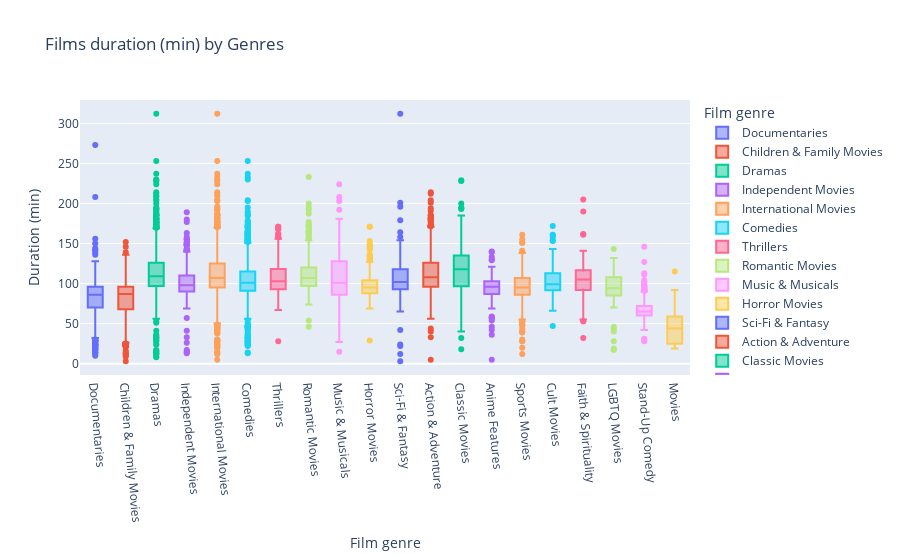

Notebook code for this chart:
### Code cell
# Crear el box plot
fig5 = px.box(df_genres_duration_long, x='genre', y='duration_value', height=800, color="genre",
             title='Films duration (min) by Genres',
             labels={'duration_value': 'Duration (min)', 'genre': 'Film genre'})

fig5.update_layout(xaxis=dict(tickangle=85))
fig5.show()

### Figure 1 — Plotly figure (JSON) as saved in the notebook; plotly's stock layout.template omitted (floating-point values rounded to 4 significant figures; data arrays with more than 128 entries replaced by an {"elided": "..."} marker saying what was removed)
{"data": [{"alignmentgroup": "True", "hovertemplate": "Film genre=%{x}<br>Duration (min)=%{y}<extra></extra>", "legendgroup": "Documentaries", "marker": {"color": "#636efa"}, "name": "Documentaries", "notched": false, "offsetgroup": "Documentaries", "orientation": "v", "showlegend": true, "type": "box", "x": {"elided": "869 str values"}, "x0": " ", "xaxis": "x", "y": {"elided": "869 int values"}, "y0": " ", "yaxis": "y"}, {"alignmentgroup": "True", "hovertemplate": "Film genre=%{x}<br>Duration (min)=%{y}<extra></extra>", "legendgroup": "Children & Family Movies", "marker": {"color": "#EF553B"}, "name": "Children & Family Movies", "notched": false, "offsetgroup": "Children & Family Movies", "orientation": "v", "showlegend": true, "type": "box", "x": {"elided": "641 str values"}, "x0": " ", "xaxis": "x", "y": {"elided": "641 int values"}, "y0": " ", "yaxis": "y"}, {"alignmentgroup": "True", "hovertemplate": "Film genre=%{x}<br>Duration (min)=%{y}<extra></extra>", "legendgroup": "Dramas", "marker": {"color": "#00cc96"}, "name": "Dramas", "notched": false, "offsetgroup": "Dramas", "orientation": "v", "showlegend": true, "type": "box", "x": {"elided": "2427 str values"}, "x0": " ", "xaxis": "x", "y": {"elided": "2427 int values"}, "y0": " ", "yaxis": "y"}, {"alignmentgroup": "True", "hovertemplate": "Film genre=%{x}<br>Duration (min)=%{y}<extra></extra>", "legendgroup": "Independent Movies", "marker": {"color": "#ab63fa"}, "name": "Independent Movies", "notched": false, "offsetgroup": "Independent Movies", "orientation": "v", "showlegend": true, "type": "box", "x": {"elided": "756 str values"}, "x0": " ", "xaxis": "x", "y": {"elided": "756 int values"}, "y0": " ", "yaxis": "y"}, {"alignmentgroup": "True", "hovertemplate": "Film genre=%{x}<br>Duration (min)=%{y}<extra></extra>", "legendgroup": "International Movies", "marker": {"color": "#FFA15A"}, "name": "International Movies", "notched": false, "offsetgroup": "International Movies", "orientation": "v", "showlegend": true, "type": "box", "x": {"elided": "2752 str values"}, "x0": " ", "xaxis": "x", "y": {"elided": "2752 int values"}, "y0": " ", "yaxis": "y"}, {"alignmentgroup": "True", "hovertemplate": "Film genre=%{x}<br>Duration (min)=%{y}<extra></extra>", "legendgroup": "Comedies", "marker": {"color": "#19d3f3"}, "name": "Comedies", "notched": false, "offsetgroup": "Comedies", "orientation": "v", "showlegend": true, "type": "box", "x": {"elided": "1674 str values"}, "x0": " ", "xaxis": "x", "y": {"elided": "1674 int values"}, "y0": " ", "yaxis": "y"}, {"alignmentgroup": "True", "hovertemplate": "Film genre=%{x}<br>Duration (min)=%{y}<extra></extra>", "legendgroup": "Thrillers", "marker": {"color": "#FF6692"}, "name": "Thrillers", "notched": false, "offsetgroup": "Thrillers", "orientation": "v", "showlegend": true, "type": "box", "x": {"elided": "577 str values"}, "x0": " ", "xaxis": "x", "y": {"elided": "577 int values"}, "y0": " ", "yaxis": "y"}, {"alignmentgroup": "True", "hovertemplate": "Film genre=%{x}<br>Duration (min)=%{y}<extra></extra>", "legendgroup": "Romantic Movies", "marker": {"color": "#B6E880"}, "name": "Romantic Movies", "notched": false, "offsetgroup": "Romantic Movies", "orientation": "v", "showlegend": true, "type": "box", "x": {"elided": "616 str values"}, "x0": " ", "xaxis": "x", "y": {"elided": "616 int values"}, "y0": " ", "yaxis": "y"}, {"alignmentgroup": "True", "hovertemplate": "Film genre=%{x}<br>Duration (min)=%{y}<extra></extra>", "legendgroup": "Music & Musicals", "marker": {"color": "#FF97FF"}, "name": "Music & Musicals", "notched": false, "offsetgroup": "Music & Musicals", "orientation": "v", "showlegend": true, "type": "box", "x": {"elided": "375 str values"}, "x0": " ", "xaxis": "x", "y": {"elided": "375 int values"}, "y0": " ", "yaxis": "y"}, {"alignmentgroup": "True", "hovertemplate": "Film genre=%{x}<br>Duration (min)=%{y}<extra></extra>", "legendgroup": "Horror Movies", "marker": {"color": "#FECB52"}, "name": "Horror Movies", "notched": false, "offsetgroup": "Horror Movies", "orientation": "v", "showlegend": true, "type": "box", "x": {"elided": "357 str values"}, "x0": " ", "xaxis": "x", "y": {"elided": "357 int values"}, "y0": " ", "yaxis": "y"}, {"alignmentgroup": "True", "hovertemplate": "Film genre=%{x}<br>Duration (min)=%{y}<extra></extra>", "legendgroup": "Sci-Fi & Fantasy", "marker": {"color": "#636efa"}, "name": "Sci-Fi & Fantasy", "notched": false, "offsetgroup": "Sci-Fi & Fantasy", "orientation": "v", "showlegend": true, "type": "box", "x": {"elided": "243 str values"}, "x0": " ", "xaxis": "x", "y": {"elided": "243 int values"}, "y0": " ", "yaxis": "y"}, {"alignmentgroup": "True", "hovertemplate": "Film genre=%{x}<br>Duration (min)=%{y}<extra></extra>", "legendgroup": "Action & Adventure", "marker": {"color": "#EF553B"}, "name": "Action & Adventure", "notched": false, "offsetgroup": "Action & Adventure", "orientation": "v", "showlegend": true, "type": "box", "x": {"elided": "859 str values"}, "x0": " ", "xaxis": "x", "y": {"elided": "859 int values"}, "y0": " ", "yaxis": "y"}, {"alignmentgroup": "True", "hovertemplate": "Film genre=%{x}<br>Duration (min)=%{y}<extra></extra>", "legendgroup": "Classic Movies", "marker": {"color": "#00cc96"}, "name": "Classic Movies", "notched": false, "offsetgroup": "Classic Movies", "orientation": "v", "showlegend": true, "type": "box", "x": ["Classic Movies", "Classic Movies", "Classic Movies", "Classic Movies", "Classic Movies", "Classic Movies", "Classic Movies", "Classic Movies", "Classic Movies", "Classic Movies", "Classic Movies", "Classic Movies", "Classic Movies", "Classic Movies", "Classic Movies", "Classic Movies", "Classic Movies", "Classic Movies", "Classic Movies", "Classic Movies", "Classic Movies", "Classic Movies", "Classic Movies", "Classic Movies", "Classic Movies", "Classic Movies", "Classic Movies", "Classic Movies", "Classic Movies", "Classic Movies", "Classic Movies", "Classic Movies", "Classic Movies", "Classic Movies", "Classic Movies", "Classic Movies", "Classic Movies", "Classic Movies", "Classic Movies", "Classic Movies", "Classic Movies", "Classic Movies", "Classic Movies", "Classic Movies", "Classic Movies", "Classic Movies", "Classic Movies", "Classic Movies", "Classic Movies", "Classic Movies", "Classic Movies", "Classic Movies", "Classic Movies", "Classic Movies", "Classic Movies", "Classic Movies", "Classic Movies", "Classic Movies", "Classic Movies", "Classic Movies", "Classic Movies", "Classic Movies", "Classic Movies", "Classic Movies", "Classic Movies", "Classic Movies", "Classic Movies", "Classic Movies", "Classic Movies", "Classic Movies", "Classic Movies", "Classic Movies", "Classic Movies", "Classic Movies", "Classic Movies", "Classic Movies", "Classic Movies", "Classic Movies", "Classic Movies", "Classic Movies", "Classic Movies", "Classic Movies", "Classic Movies", "Classic Movies", "Classic Movies", "Classic Movies", "Classic Movies", "Classic Movies", "Classic Movies", "Classic Movies", "Classic Movies", "Classic Movies", "Classic Movies", "Classic Movies", "Classic Movies", "Classic Movies", "Classic Movies", "Classic Movies", "Classic Movies", "Classic Movies", "Classic Movies", "Classic Movies", "Classic Movies", "Classic Movies", "Classic Movies", "Classic Movies", "Classic Movies", "Classic Movies", "Classic Movies", "Classic Movies", "Classic Movies", "Classic Movies", "Classic Movies", "Classic Movies", "Classic Movies", "Classic Movies"], "x0": " ", "xaxis": "x", "y": [124, 117, 120, 229, 156, 129, 121, 124, 103, 126, 127, 139, 94, 136, 173, 181, 134, 118, 120, 106, 94, 131, 109, 129, 73, 104, 194, 116, 130, 193, 92, 122, 94, 100, 153, 143, 176, 137, 112, 172, 128, 125, 168, 111, 108, 98, 108, 94, 146, 127, 89, 127, 112, 200, 103, 181, 98, 118, 115, 137, 145, 110, 96, 127, 116, 119, 120, 63, 109, 58, 105, 118, 153, 93, 112, 185, 59, 127, 166, 77, 126, 120, 52, 154, 129, 178, 111, 120, 137, 32, 228, 93, 195, 110, 95, 106, 91, 18, 103, 112, 85, 161, 93, 121, 40, 138, 40, 97, 42, 128, 76, 61, 93, 90, 100, 86], "y0": " ", "yaxis": "y"}, {"alignmentgroup": "True", "hovertemplate": "Film genre=%{x}<br>Duration (min)=%{y}<extra></extra>", "legendgroup": "Anime Features", "marker": {"color": "#ab63fa"}, "name": "Anime Features", "notched": false, "offsetgroup": "Anime Features", "orientation": "v", "showlegend": true, "type": "box", "x": ["Anime Features", "Anime Features", "Anime Features", "Anime Features", "Anime Features", "Anime Features", "Anime Features", "Anime Features", "Anime Features", "Anime Features", "Anime Features", "Anime Features", "Anime Features", "Anime Features", "Anime Features", "Anime Features", "Anime Features", "Anime Features", "Anime Features", "Anime Features", "Anime Features", "Anime Features", "Anime Features", "Anime Features", "Anime Features", "Anime Features", "Anime Features", "Anime Features", "Anime Features", "Anime Features", "Anime Features", "Anime Features", "Anime Features", "Anime Features", "Anime Features", "Anime Features", "Anime Features", "Anime Features", "Anime Features", "Anime Features", "Anime Features", "Anime Features", "Anime Features", "Anime Features", "Anime Features", "Anime Features", "Anime Features", "Anime Features", "Anime Features", "Anime Features", "Anime Features", "Anime Features", "Anime Features", "Anime Features", "Anime Features", "Anime Features", "Anime Features", "Anime Features", "Anime Features", "Anime Features", "Anime Features", "Anime Features", "Anime Features", "Anime Features", "Anime Features", "Anime Features", "Anime Features", "Anime Features", "Anime Features", "Anime Features", "Anime Features"], "x0": " ", "xaxis": "x", "y": [99, 99, 88, 100, 102, 93, 96, 95, 85, 97, 95, 83, 84, 59, 87, 96, 133, 140, 120, 139, 36, 96, 118, 112, 72, 104, 96, 98, 54, 5, 91, 75, 113, 98, 103, 107, 98, 91, 106, 121, 110, 46, 42, 69, 87, 130, 91, 97, 100, 74, 101, 103, 100, 129, 92, 107, 106, 77, 94, 94, 58, 58, 56, 117, 88, 99, 99, 103, 90, 102, 96], "y0": " ", "yaxis": "y"}, {"alignmentgroup": "True", "hovertemplate": "Film genre=%{x}<br>Duration (min)=%{y}<extra></extra>", "legendgroup": "Sports Movies", "marker": {"color": "#FFA15A"}, "name": "Sports Movies", "notched": false, "offsetgroup": "Sports Movies", "orientation": "v", "showlegend": true, "type": "box", "x": {"elided": "219 str values"}, "x0": " ", "xaxis": "x", "y": {"elided": "219 int values"}, "y0": " ", "yaxis": "y"}, {"alignmentgroup": "True", "hovertemplate": "Film genre=%{x}<br>Duration (min)=%{y}<extra></extra>", "legendgroup": "Cult Movies", "marker": {"color": "#19d3f3"}, "name": "Cult Movies", "notched": false, "offsetgroup": "Cult Movies", "orientation": "v", "showlegend": true, "type": "box", "x": ["Cult Movies", "Cult Movies", "Cult Movies", "Cult Movies", "Cult Movies", "Cult Movies", "Cult Movies", "Cult Movies", "Cult Movies", "Cult Movies", "Cult Movies", "Cult Movies", "Cult Movies", "Cult Movies", "Cult Movies", "Cult Movies", "Cult Movies", "Cult Movies", "Cult Movies", "Cult Movies", "Cult Movies", "Cult Movies", "Cult Movies", "Cult Movies", "Cult Movies", "Cult Movies", "Cult Movies", "Cult Movies", "Cult Movies", "Cult Movies", "Cult Movies", "Cult Movies", "Cult Movies", "Cult Movies", "Cult Movies", "Cult Movies", "Cult Movies", "Cult Movies", "Cult Movies", "Cult Movies", "Cult Movies", "Cult Movies", "Cult Movies", "Cult Movies", "Cult Movies", "Cult Movies", "Cult Movies", "Cult Movies", "Cult Movies", "Cult Movies", "Cult Movies", "Cult Movies", "Cult Movies", "Cult Movies", "Cult Movies", "Cult Movies", "Cult Movies", "Cult Movies", "Cult Movies", "Cult Movies", "Cult Movies", "Cult Movies", "Cult Movies", "Cult Movies", "Cult Movies", "Cult Movies", "Cult Movies", "Cult Movies", "Cult Movies", "Cult Movies", "Cult Movies"], "x0": " ", "xaxis": "x", "y": [117, 104, 94, 101, 106, 95, 103, 98, 91, 126, 118, 88, 94, 103, 94, 134, 160, 110, 110, 94, 102, 95, 47, 88, 143, 90, 137, 82, 102, 81, 99, 98, 113, 87, 172, 95, 118, 98, 101, 88, 122, 105, 86, 114, 99, 101, 118, 93, 84, 79, 90, 77, 154, 114, 153, 112, 94, 106, 113, 96, 102, 66, 85, 97, 161, 85, 83, 108, 94, 96, 158], "y0": " ", "yaxis": "y"}, {"alignmentgroup": "True", "hovertemplate": "Film genre=%{x}<br>Duration (min)=%{y}<extra></extra>", "legendgroup": "Faith & Spirituality", "marker": {"color": "#FF6692"}, "name": "Faith & Spirituality", "notched": false, "offsetgroup": "Faith & Spirituality", "orientation": "v", "showlegend": true, "type": "box", "x": ["Faith & Spirituality", "Faith & Spirituality", "Faith & Spirituality", "Faith & Spirituality", "Faith & Spirituality", "Faith & Spirituality", "Faith & Spirituality", "Faith & Spirituality", "Faith & Spirituality", "Faith & Spirituality", "Faith & Spirituality", "Faith & Spirituality", "Faith & Spirituality", "Faith & Spirituality", "Faith & Spirituality", "Faith & Spirituality", "Faith & Spirituality", "Faith & Spirituality", "Faith & Spirituality", "Faith & Spirituality", "Faith & Spirituality", "Faith & Spirituality", "Faith & Spirituality", "Faith & Spirituality", "Faith & Spirituality", "Faith & Spirituality", "Faith & Spirituality", "Faith & Spirituality", "Faith & Spirituality", "Faith & Spirituality", "Faith & Spirituality", "Faith & Spirituality", "Faith & Spirituality", "Faith & Spirituality", "Faith & Spirituality", "Faith & Spirituality", "Faith & Spirituality", "Faith & Spirituality", "Faith & Spirituality", "Faith & Spirituality", "Faith & Spirituality", "Faith & Spirituality", "Faith & Spirituality", "Faith & Spirituality", "Faith & Spirituality", "Faith & Spirituality", "Faith & Spirituality", "Faith & Spirituality", "Faith & Spirituality", "Faith & Spirituality", "Faith & Spirituality", "Faith & Spirituality", "Faith & Spirituality", "Faith & Spirituality", "Faith & Spirituality", "Faith & Spirituality", "Faith & Spirituality", "Faith & Spirituality", "Faith & Spirituality", "Faith & Spirituality", "Faith & Spirituality", "Faith & Spirituality", "Faith & Spirituality", "Faith & Spirituality", "Faith & Spirituality"], "x0": " ", "xaxis": "x", "y": [120, 120, 101, 97, 120, 98, 123, 113, 116, 111, 88, 81, 116, 110, 106, 97, 127, 110, 121, 119, 133, 105, 32, 108, 91, 75, 53, 97, 66, 126, 99, 75, 104, 96, 90, 104, 111, 113, 106, 92, 102, 119, 53, 110, 99, 55, 95, 89, 92, 96, 109, 141, 106, 113, 100, 161, 205, 123, 190, 108, 92, 86, 87, 100, 162], "y0": " ", "yaxis": "y"}, {"alignmentgroup": "True", "hovertemplate": "Film genre=%{x}<br>Duration (min)=%{y}<extra></extra>", "legendgroup": "LGBTQ Movies", "marker": {"color": "#B6E880"}, "name": "LGBTQ Movies", "notched": false, "offsetgroup": "LGBTQ Movies", "orientation": "v", "showlegend": true, "type": "box", "x": ["LGBTQ Movies", "LGBTQ Movies", "LGBTQ Movies", "LGBTQ Movies", "LGBTQ Movies", "LGBTQ Movies", "LGBTQ Movies", "LGBTQ Movies", "LGBTQ Movies", "LGBTQ Movies", "LGBTQ Movies", "LGBTQ Movies", "LGBTQ Movies", "LGBTQ Movies", "LGBTQ Movies", "LGBTQ Movies", "LGBTQ Movies", "LGBTQ Movies", "LGBTQ Movies", "LGBTQ Movies", "LGBTQ Movies", "LGBTQ Movies", "LGBTQ Movies", "LGBTQ Movies", "LGBTQ Movies", "LGBTQ Movies", "LGBTQ Movies", "LGBTQ Movies", "LGBTQ Movies", "LGBTQ Movies", "LGBTQ Movies", "LGBTQ Movies", "LGBTQ Movies", "LGBTQ Movies", "LGBTQ Movies", "LGBTQ Movies", "LGBTQ Movies", "LGBTQ Movies", "LGBTQ Movies", "LGBTQ Movies", "LGBTQ Movies", "LGBTQ Movies", "LGBTQ Movies", "LGBTQ Movies", "LGBTQ Movies", "LGBTQ Movies", "LGBTQ Movies", "LGBTQ Movies", "LGBTQ Movies", "LGBTQ Movies", "LGBTQ Movies", "LGBTQ Movies", "LGBTQ Movies", "LGBTQ Movies", "LGBTQ Movies", "LGBTQ Movies", "LGBTQ Movies", "LGBTQ Movies", "LGBTQ Movies", "LGBTQ Movies", "LGBTQ Movies", "LGBTQ Movies", "LGBTQ Movies", "LGBTQ Movies", "LGBTQ Movies", "LGBTQ Movies", "LGBTQ Movies", "LGBTQ Movies", "LGBTQ Movies", "LGBTQ Movies", "LGBTQ Movies", "LGBTQ Movies", "LGBTQ Movies", "LGBTQ Movies", "LGBTQ Movies", "LGBTQ Movies", "LGBTQ Movies", "LGBTQ Movies", "LGBTQ Movies", "LGBTQ Movies", "LGBTQ Movies", "LGBTQ Movies", "LGBTQ Movies", "LGBTQ Movies", "LGBTQ Movies", "LGBTQ Movies", "LGBTQ Movies", "LGBTQ Movies", "LGBTQ Movies", "LGBTQ Movies", "LGBTQ Movies", "LGBTQ Movies", "LGBTQ Movies", "LGBTQ Movies", "LGBTQ Movies", "LGBTQ Movies", "LGBTQ Movies", "LGBTQ Movies", "LGBTQ Movies", "LGBTQ Movies", "LGBTQ Movies", "LGBTQ Movies"], "x0": " ", "xaxis": "x", "y": [83, 70, 78, 102, 114, 107, 110, 70, 85, 106, 91, 143, 118, 85, 95, 102, 83, 115, 110, 132, 109, 108, 114, 97, 90, 87, 44, 83, 122, 28, 94, 17, 99, 96, 108, 90, 105, 83, 87, 108, 100, 93, 46, 119, 91, 40, 106, 79, 116, 91, 86, 94, 95, 106, 102, 19, 101, 101, 91, 92, 86, 113, 100, 131, 81, 119, 96, 82, 117, 92, 110, 81, 90, 82, 104, 128, 85, 85, 84, 90, 86, 90, 83, 77, 128, 111, 108, 126, 90, 97, 83, 96, 85, 86, 89, 88, 87, 108, 78, 111, 112, 107], "y0": " ", "yaxis": "y"}, {"alignmentgroup": "True", "hovertemplate": "Film genre=%{x}<br>Duration (min)=%{y}<extra></extra>", "legendgroup": "Stand-Up Comedy", "marker": {"color": "#FF97FF"}, "name": "Stand-Up Comedy", "notched": false, "offsetgroup": "Stand-Up Comedy", "orientation": "v", "showlegend": true, "type": "box", "x": {"elided": "343 str values"}, "x0": " ", "xaxis": "x", "y": {"elided": "343 int values"}, "y0": " ", "yaxis": "y"}, {"alignmentgroup": "True", "hovertemplate": "Film genre=%{x}<br>Duration (min)=%{y}<extra></extra>", "legendgroup": "Movies", "marker": {"color": "#FECB52"}, "name": "Movies", "notched": false, "offsetgroup": "Movies", "orientation": "v", "showlegend": true, "type": "box", "x": ["Movies", "Movies", "Movies", "Movies", "Movies", "Movies", "Movies", "Movies", "Movies", "Movies", "Movies", "Movies", "Movies", "Movies", "Movies", "Movies", "Movies", "Movies", "Movies", "Movies", "Movies", "Movies", "Movies", "Movies", "Movies", "Movies", "Movies", "Movies", "Movies", "Movies", "Movies", "Movies", "Movies", "Movies", "Movies", "Movies", "Movies", "Movies", "Movies", "Movies", "Movies", "Movies", "Movies", "Movies", "Movies", "Movies", "Movies", "Movies", "Movies", "Movies", "Movies", "Movies", "Movies", "Movies"], "x0": " ", "xaxis": "x", "y": [115, 39, 36, 34, 36, 60, 60, 72, 92, 59, 44, 36, 22, 22, 23, 51, 50, 23, 82, 19, 25, 22, 40, 22, 24, 89, 81, 46, 69, 51, 22, 44, 44, 29, 26, 37, 63, 62, 47, 52, 22, 33, 35, 29, 53, 48, 24, 24, 55, 23, 45, 75, 71, 49], "y0": " ", "yaxis": "y"}], "layout": {"autosize": true, "boxmode": "overlay", "legend": {"title": {"text": "Film genre"}, "tracegroupgap": 0}, "title": {"text": "Films duration (min) by Genres"}, "xaxis": {"anchor": "y", "autorange": false, "categoryarray": ["Documentaries", "Children & Family Movies", "Dramas", "Independent Movies", "International Movies", "Comedies", "Thrillers", "Romantic Movies", "Music & Musicals", "Horror Movies", "Sci-Fi & Fantasy", "Action & Adventure", "Classic Movies", "Anime Features", "Sports Movies", "Cult Movies", "Faith & Spirituality", "LGBTQ Movies", "Stand-Up Comedy", "Movies"], "categoryorder": "array", "domain": [0, 1], "range": [-0.5, 19.5], "tickangle": 85, "title": {"text": "Film genre"}, "type": "category"}, "yaxis": {"anchor": "x", "autorange": true, "domain": [0, 1], "range": [-14.17, 329.2], "title": {"text": "Duration (min)"}, "type": "linear"}}}
